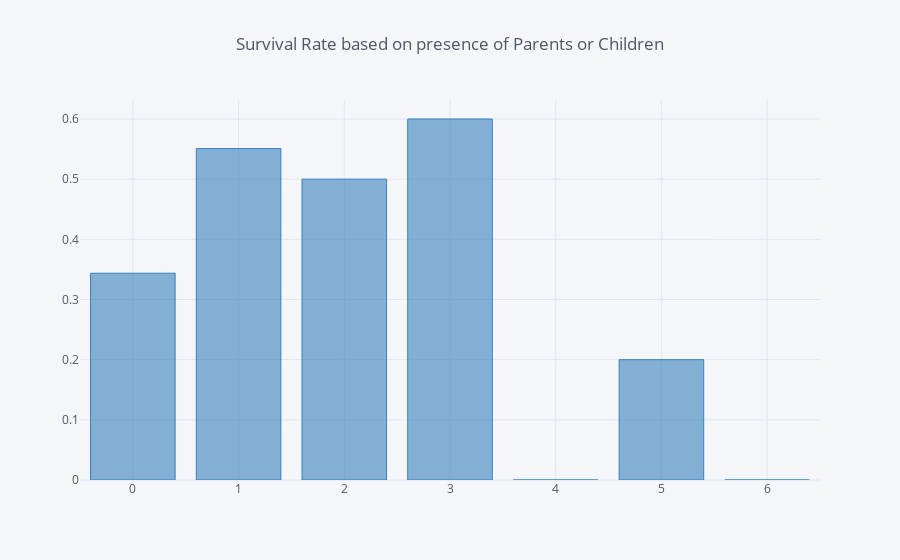

Notebook cell for this chart:
### Code cell
parCh = train[['Parch', 'Survived']].groupby('Parch').mean().iplot(kind='bar', colors='blue', title='Survival Rate based on presence of Parents or Children')

### Figure 1 — Plotly figure (JSON) as saved in the notebook; plotly's stock layout.template omitted (floating-point values rounded to 4 significant figures)
{"data": [{"marker": {"color": "rgba(55, 128, 191, 0.6)", "line": {"color": "rgba(55, 128, 191, 1.0)", "width": 1}}, "name": "Survived", "orientation": "v", "text": "", "type": "bar", "x": [0, 1, 2, 3, 4, 5, 6], "y": [0.3437, 0.5508, 0.5, 0.6, 0, 0.2, 0]}], "layout": {"legend": {"bgcolor": "#F5F6F9", "font": {"color": "#4D5663"}}, "paper_bgcolor": "#F5F6F9", "plot_bgcolor": "#F5F6F9", "title": "Survival Rate based on presence of Parents or Children", "titlefont": {"color": "#4D5663"}, "xaxis1": {"gridcolor": "#E1E5ED", "showgrid": true, "tickfont": {"color": "#4D5663"}, "title": "", "titlefont": {"color": "#4D5663"}, "zerolinecolor": "#E1E5ED"}, "yaxis1": {"gridcolor": "#E1E5ED", "showgrid": true, "tickfont": {"color": "#4D5663"}, "title": "", "titlefont": {"color": "#4D5663"}, "zerolinecolor": "#E1E5ED"}}}
